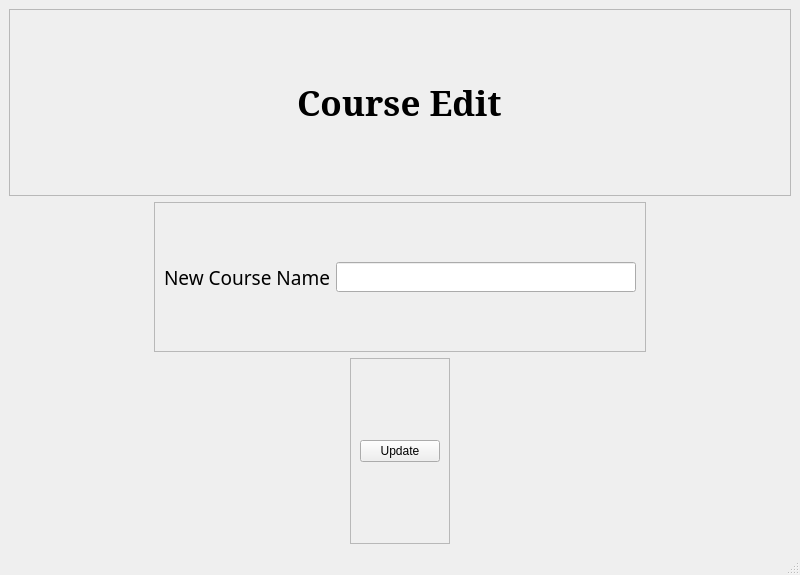
<?xml version="1.0" encoding="UTF-8"?>
<ui version="4.0">
 <class>CourseEdit</class>
 <widget class="QMainWindow" name="CourseEdit">
  <property name="geometry">
   <rect>
    <x>0</x>
    <y>0</y>
    <width>800</width>
    <height>575</height>
   </rect>
  </property>
  <property name="windowTitle">
   <string>Course Edit</string>
  </property>
  <widget class="QWidget" name="centralwidget">
   <layout class="QVBoxLayout" name="verticalLayout">
    <item>
     <widget class="QFrame" name="frame">
      <property name="frameShape">
       <enum>QFrame::StyledPanel</enum>
      </property>
      <property name="frameShadow">
       <enum>QFrame::Raised</enum>
      </property>
      <layout class="QVBoxLayout" name="verticalLayout_2">
       <item alignment="Qt::AlignHCenter">
        <widget class="QLabel" name="label">
         <property name="font">
          <font>
           <family>MS Serif</family>
           <pointsize>26</pointsize>
           <weight>75</weight>
           <bold>true</bold>
          </font>
         </property>
         <property name="text">
          <string>Course Edit</string>
         </property>
        </widget>
       </item>
      </layout>
     </widget>
    </item>
    <item alignment="Qt::AlignHCenter">
     <widget class="QFrame" name="frame_2">
      <property name="maximumSize">
       <size>
        <width>16777215</width>
        <height>150</height>
       </size>
      </property>
      <property name="frameShape">
       <enum>QFrame::StyledPanel</enum>
      </property>
      <property name="frameShadow">
       <enum>QFrame::Raised</enum>
      </property>
      <layout class="QHBoxLayout" name="horizontalLayout">
       <item>
        <widget class="QLabel" name="label_2">
         <property name="font">
          <font>
           <family>MV Boli</family>
           <pointsize>14</pointsize>
          </font>
         </property>
         <property name="text">
          <string>New Course Name</string>
         </property>
        </widget>
       </item>
       <item>
        <widget class="QLineEdit" name="courseName">
         <property name="minimumSize">
          <size>
           <width>300</width>
           <height>0</height>
          </size>
         </property>
         <property name="maximumSize">
          <size>
           <width>16777215</width>
           <height>30</height>
          </size>
         </property>
        </widget>
       </item>
      </layout>
     </widget>
    </item>
    <item alignment="Qt::AlignHCenter">
     <widget class="QFrame" name="frame_3">
      <property name="frameShape">
       <enum>QFrame::StyledPanel</enum>
      </property>
      <property name="frameShadow">
       <enum>QFrame::Raised</enum>
      </property>
      <layout class="QHBoxLayout" name="horizontalLayout_2">
       <item>
        <widget class="QPushButton" name="update">
         <property name="text">
          <string>Update</string>
         </property>
        </widget>
       </item>
      </layout>
     </widget>
    </item>
   </layout>
  </widget>
  <widget class="QMenuBar" name="menubar">
   <property name="geometry">
    <rect>
     <x>0</x>
     <y>0</y>
     <width>800</width>
     <height>21</height>
    </rect>
   </property>
  </widget>
  <widget class="QStatusBar" name="statusbar"/>
 </widget>
 <resources/>
 <connections/>
</ui>
